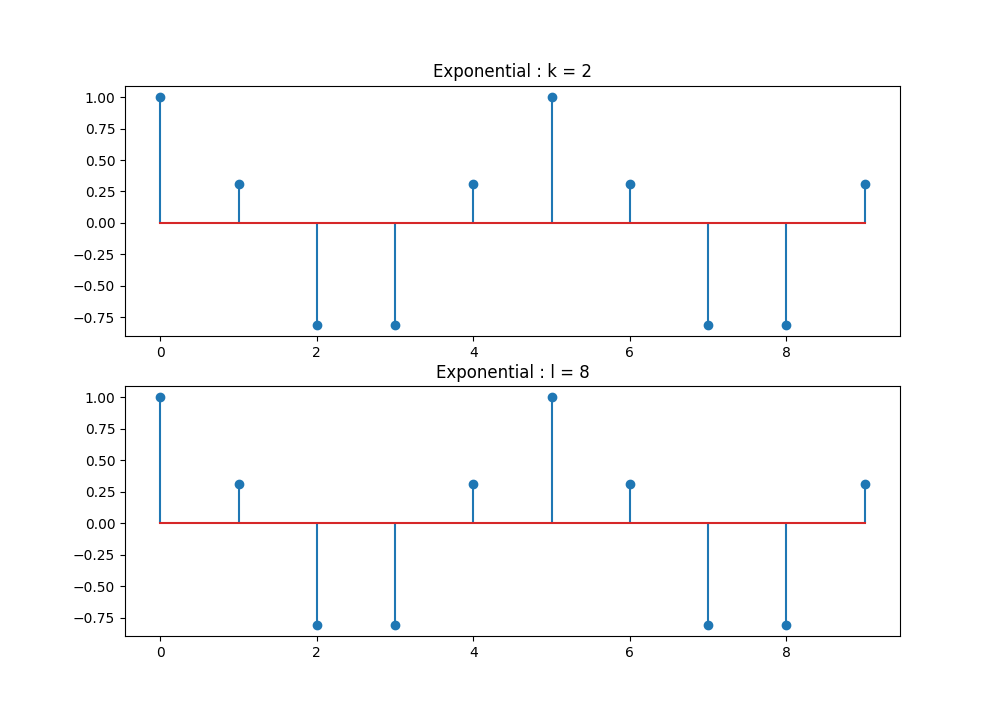

The script that drew this image:
from matplotlib import pyplot as plt
import numpy as np

N = 10
n = np . arange (0 , N )
k = 2
l = N - k

# Students complete the following :
exp_k = np.exp(1j*(2*np.pi*k*n/N))
exp_l = np.exp(1j*(2*np.pi*l*n/N))

#plotting
plt.figure(figsize=(10,8))
plt.subplot(2 , 1 , 1)
plt.stem(n, np.real( exp_k ))
plt.title(f'Exponential : k = { k }')
plt.subplot(2, 1, 2)
plt.stem(n, np.real(exp_l))
plt.title(f'Exponential : l = { l }')
plt.show()

#Both plots are identical ie the amplitude is the same for each value of n
